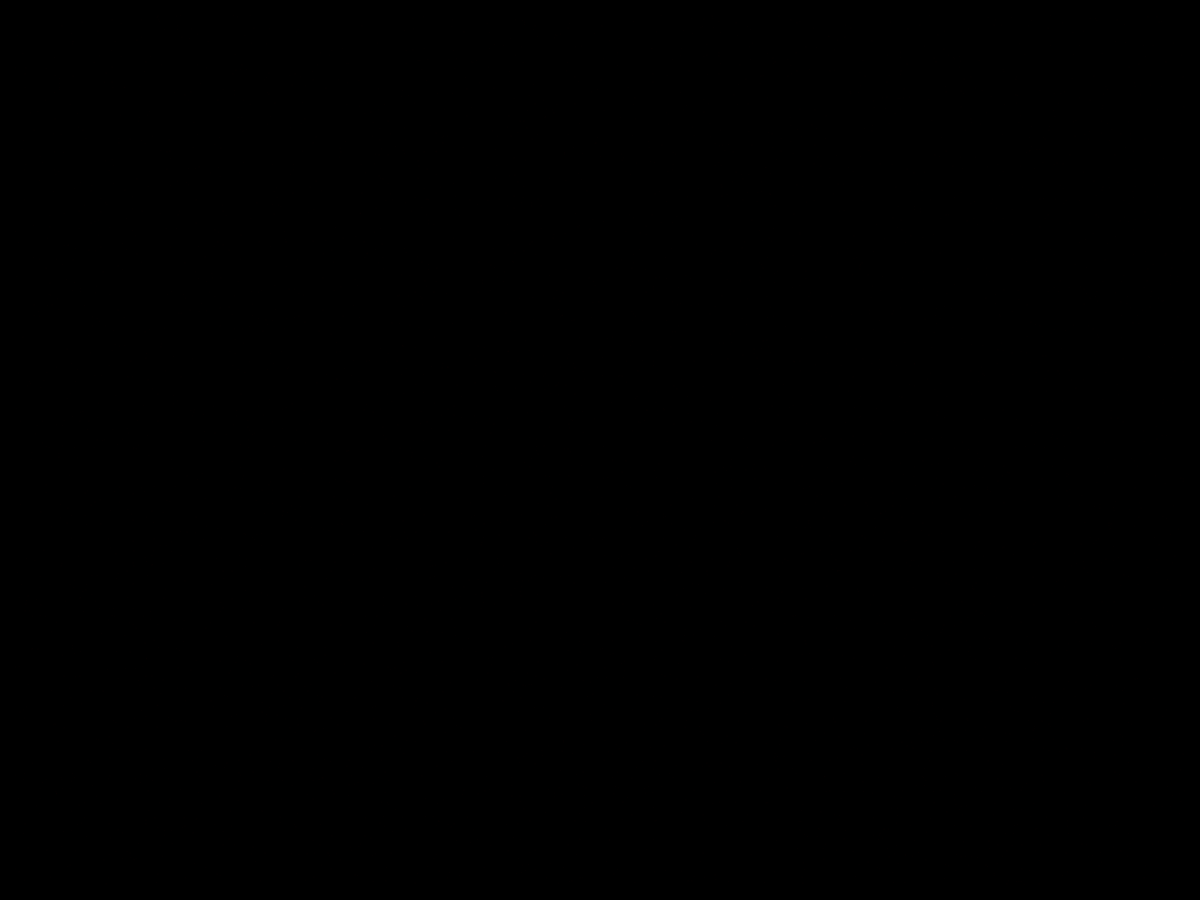
Frame 1 (no input)
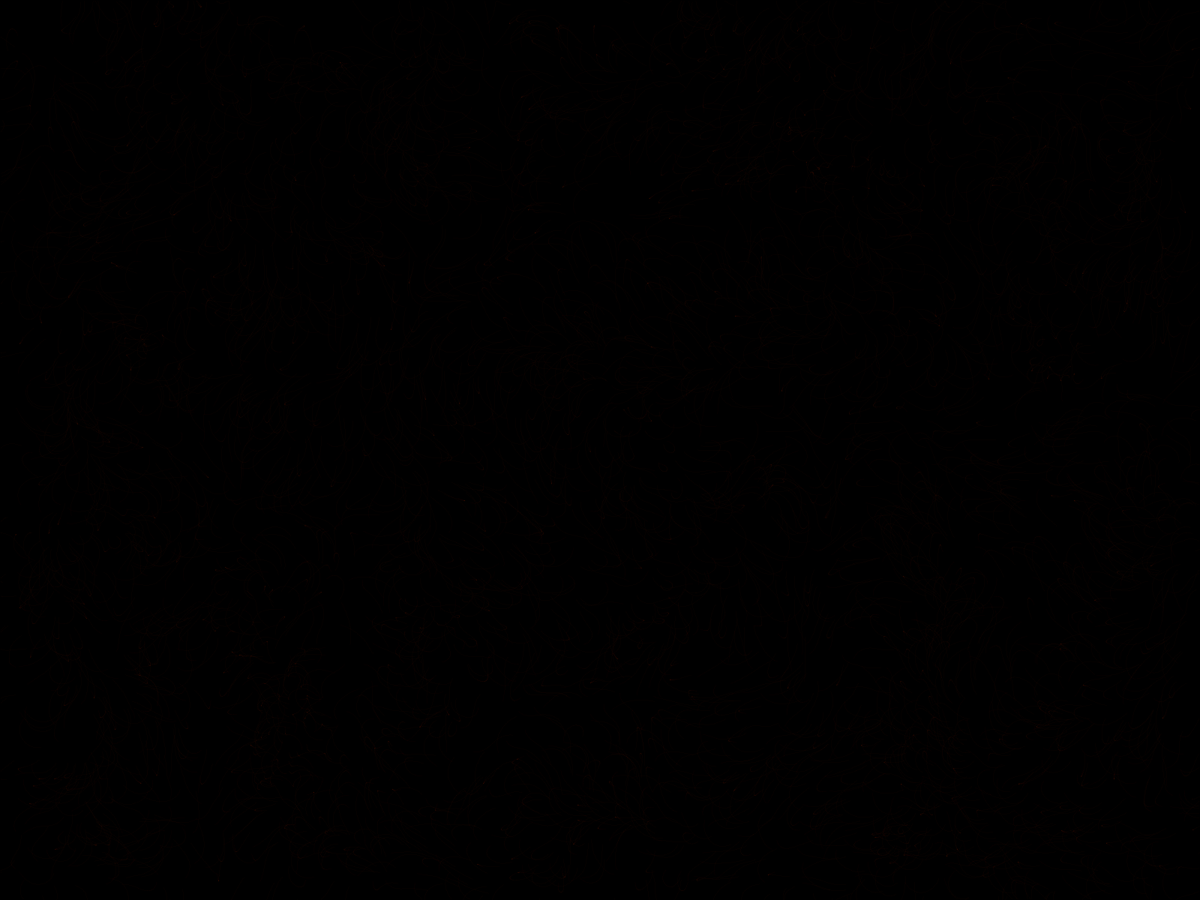
Frame 60 (the mouse pressed at the canvas centre just before this capture)
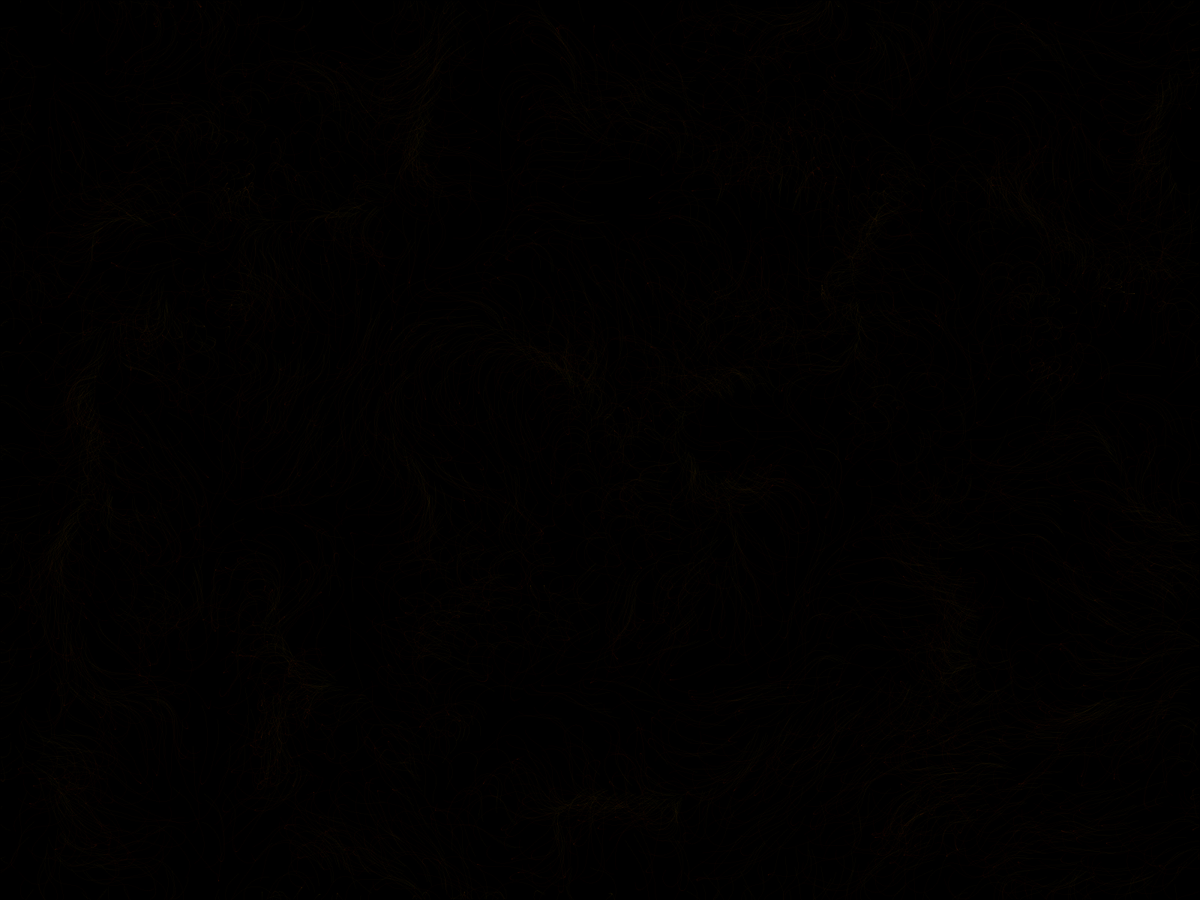
Frame 120 (the mouse held since frame 60 and released just before this capture)

The Processing sketch that drew these frames (run headless with seeded random() and noise(); from frame 60 on, the mouse is pressed at the canvas centre):

// Processing sketch: windGraphic__Vectors_field_____vs_points_
// ── windGraphic__Vectors_field_____vs_points_.pde
PVector wing[][];
int n=20;
float k=10;
float c=0;
float move=0;

Point []p=new Point[4000];
void setup()
{
  colorMode(HSB,100);
  fullScreen();
  //size(800,800);
  for(int i=0;i<p.length;i++)
  {
   p[i]=new Point(); 
  }  
  
  wing=new PVector[height/n][width/n];
  for(int j=0;j<height/n;j++)
  {
    for(int i=0;i<width/n;i++)
    {
      float angle =noise(i/k,j/k)*4*PI;
      wing[j][i]=new PVector(cos(angle),sin(angle));
    }
  }
  background(0,0,0); 
}

void draw()
{  
  move+=0.01;
 c+=0.1;
 stroke(255,0,0);
 for(int j=0;j<height/n;j++)
  {
    for(int i=0;i<width/n;i++)
    {
      float angle =noise(i/k,j/k,move)*4*PI;
      wing[j][i]=new PVector(cos(angle),sin(angle));
    }
  }
  for(int i=0;i<p.length;i++)
  {
    PVector f = wing [int(p[i].position.y/n)][int(p[i].position.x/n)] .copy();
    f.x*=0.05;
    f.y*=0.05;
    p[i].velocity.add(f);
    if(p[i].velocity.mag()>1)p[i].velocity.setMag(1);
    p[i].update();  
  }
}
// ── odflasglkkklsg.pde
class Point{
 PVector position,velocity;
 
 Point()
 {
   position = new PVector(random(width-2*n)+n, random(height-2*n)+n);
   velocity=PVector.random2D();
 }
 
 void update()
 {
    stroke(c%100,100,100,3);
    point(position.x,position.y);
    position.add(velocity);
    
    if(position.x<1){position.x=width-1;position.y=random(height-2*n)+n;}
    if(position.x>width-1){position.x=1;position.y=random(height-2*n)+n;}
    
    if(position.y<1){position.y=height-1;position.x=random(width-2*n)+n;}
    if(position.y>height-1){position.y=1;position.x=random(width-2*n)+n;}
   
 }
  
  
}
